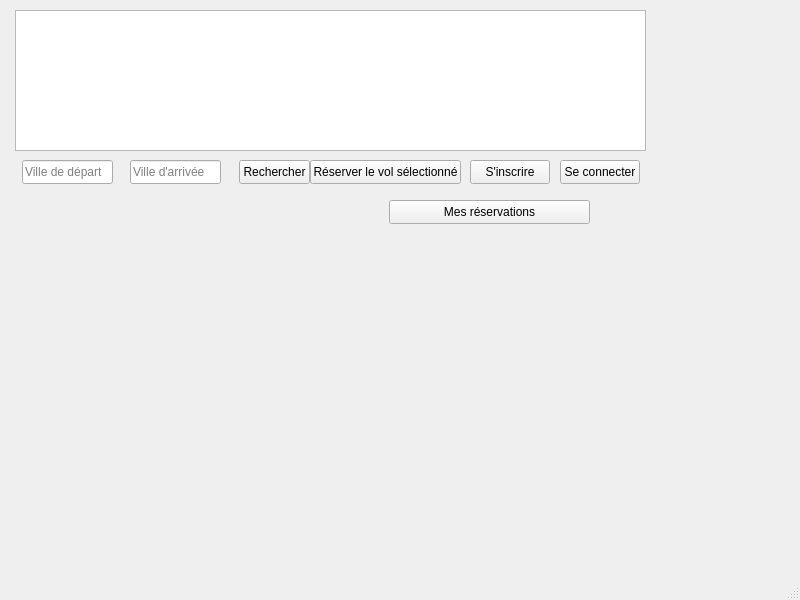
<?xml version="1.0" encoding="UTF-8"?>
<ui version="4.0">
 <class>MainWindow</class>
 <widget class="QMainWindow" name="MainWindow">
  <property name="geometry">
   <rect>
    <x>0</x>
    <y>0</y>
    <width>800</width>
    <height>600</height>
   </rect>
  </property>
  <property name="windowTitle">
   <string>MainWindow</string>
  </property>
  <widget class="QWidget" name="centralwidget">
   <widget class="QTableView" name="tableVols">
    <property name="geometry">
     <rect>
      <x>15</x>
      <y>10</y>
      <width>631</width>
      <height>141</height>
     </rect>
    </property>
   </widget>
   <widget class="QLineEdit" name="txtVilleDepart">
    <property name="geometry">
     <rect>
      <x>22</x>
      <y>160</y>
      <width>91</width>
      <height>24</height>
     </rect>
    </property>
    <property name="placeholderText">
     <string>Ville de départ</string>
    </property>
   </widget>
   <widget class="QLineEdit" name="txtVilleArrivee">
    <property name="geometry">
     <rect>
      <x>130</x>
      <y>160</y>
      <width>91</width>
      <height>24</height>
     </rect>
    </property>
    <property name="placeholderText">
     <string>Ville d'arrivée</string>
    </property>
   </widget>
   <widget class="QPushButton" name="btnRechercher">
    <property name="geometry">
     <rect>
      <x>239</x>
      <y>160</y>
      <width>71</width>
      <height>24</height>
     </rect>
    </property>
    <property name="text">
     <string>Rechercher</string>
    </property>
   </widget>
   <widget class="QPushButton" name="btnReserver">
    <property name="geometry">
     <rect>
      <x>310</x>
      <y>160</y>
      <width>151</width>
      <height>24</height>
     </rect>
    </property>
    <property name="text">
     <string>Réserver le vol sélectionné</string>
    </property>
   </widget>
   <widget class="QPushButton" name="btnInscription">
    <property name="geometry">
     <rect>
      <x>470</x>
      <y>160</y>
      <width>80</width>
      <height>24</height>
     </rect>
    </property>
    <property name="text">
     <string>S'inscrire</string>
    </property>
   </widget>
   <widget class="QPushButton" name="btnConnexion">
    <property name="geometry">
     <rect>
      <x>560</x>
      <y>160</y>
      <width>80</width>
      <height>24</height>
     </rect>
    </property>
    <property name="text">
     <string>Se connecter</string>
    </property>
   </widget>
   <widget class="QPushButton" name="btnMesReservations">
    <property name="geometry">
     <rect>
      <x>389</x>
      <y>200</y>
      <width>201</width>
      <height>24</height>
     </rect>
    </property>
    <property name="text">
     <string>Mes réservations</string>
    </property>
   </widget>
  </widget>
  <widget class="QMenuBar" name="menubar">
   <property name="geometry">
    <rect>
     <x>0</x>
     <y>0</y>
     <width>800</width>
     <height>21</height>
    </rect>
   </property>
  </widget>
  <widget class="QStatusBar" name="statusbar"/>
 </widget>
 <resources/>
 <connections/>
</ui>
